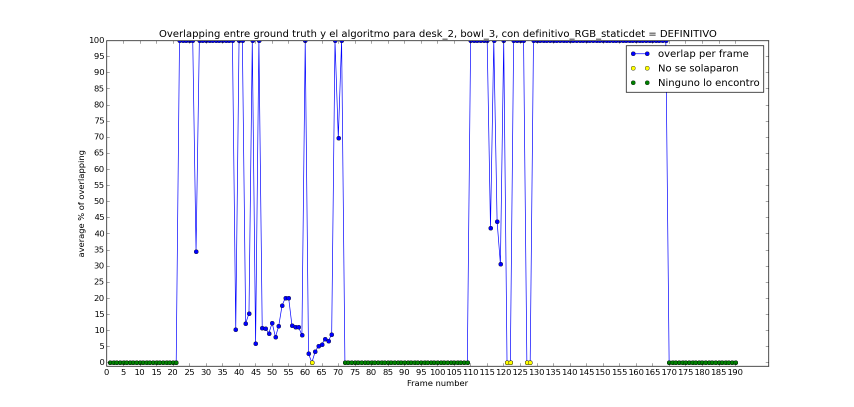
#> input picture codigo/analisis/definitivo_RGB_staticdet_bowl3.png, 1707 x 813 px (shown at 1/2 size)
$ python -i pruebas.py   (imports and definitions only)   (older library calls are emulated)
#> lines starting #> are read from the running program, lines starting #| are printed output that depends on the picture
#!/usr/bin/python
#coding=utf-8

from __future__ import (unicode_literals, division, print_function)

import os
import math
import cv2, numpy as np
import matplotlib.pyplot as plt
from scipy.spatial import distance as dist

from cpp.common import get_min_max, filter_cloud, show_clouds, save_pcd, points

from detectores import StaticDetectorForRGBFinder, StaticDetector
from metodos_de_busqueda import BusquedaPorFramesSolapados, \
    BusquedaAlrededorCambiandoFrameSize
from proveedores_de_imagenes import FrameNamesAndImageProvider
from observar_seguimiento import MuestraSeguimientoEnVivo
from buscadores import FragmentedHistogramFinder
from esquemas_seguimiento import FollowingScheme
from seguidores import RGBFollower


# [595 lines left out: functions probando_filtro_por_ejes, segmentando_escena, prueba_histogramas, prueba_mejor_canal_hsv_histogramas, prueba_mejor_canal_rgb_histogramas, prueba_mezclando_canales_hsv_histogramas and 1 more, not called in this run]


def ver_canales_e_histogramas_hsv(img_path):
    img_bgr = cv2.imread(img_path, cv2.IMREAD_COLOR)
#> img_bgr is the input picture: shape (813, 1707, 3); mean B, G, R 250.3, 246.7, 246.4
    img_hsv = cv2.cvtColor(img_bgr, cv2.COLOR_BGR2HSV)
#> img_hsv: shape (813, 1707, 3); mean H, S, V 3.3, 4.9, 250.7

    shape_gray = (img_hsv.shape[0], img_hsv.shape[1])
#> shape_gray = (813, 1707)

    # Separo los canales HSV
    img_h = np.zeros(shape_gray, np.uint8)
    img_h[:, :] = img_hsv[:, :, 0]
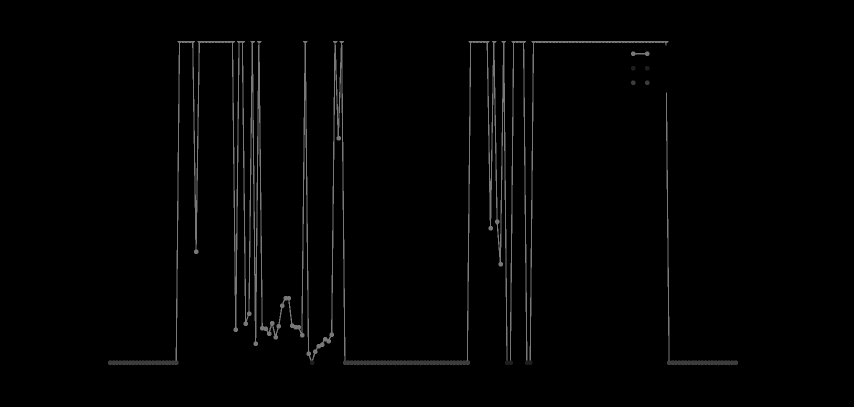
#> img_h: shape (813, 1707) (shown at 1/2 size); min 0, max 120, mean 3.3

    img_s = np.zeros(shape_gray, np.uint8)
    img_s[:, :] = img_hsv[:, :, 1]

    img_v = np.zeros(shape_gray, np.uint8)
    img_v[:, :] = img_hsv[:, :, 2]
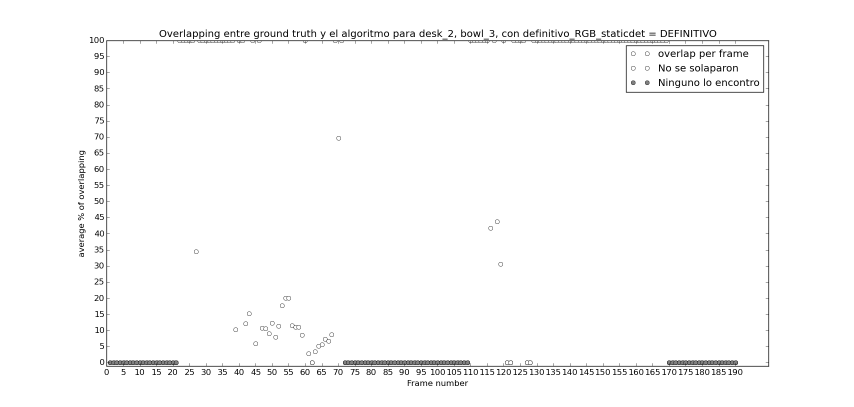
#> img_v: shape (813, 1707) (shown at 1/2 size); min 0, max 255, mean 250.7

    # Mostrando canales HSV
    fig = plt.figure()
    ax = fig.add_subplot(2, 3, 1)
    ax.set_title('Hue')
    ax.imshow(img_h, cmap='gray')

    ax = fig.add_subplot(2, 3, 2)
    ax.set_title('Saturation')
    ax.imshow(img_s, cmap='gray')

    ax = fig.add_subplot(2, 3, 3)
    ax.set_title('Value')
    ax.imshow(img_v, cmap='gray')

    bins = 20
    # Mostrando histogramas de control y HSV
    hist_g = cv2.calcHist([img_h], [0], None, [bins], [0, 180])
#> hist_g = 20 values, max 1346713 at index 0, min 0 at index 1, mean 69389.5
#> (the run stopped early here; a loop or call above may not have finished)
